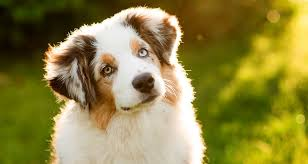
#> input picture computer vision/Dog1.jpeg, 308 x 164 px, found by its file name
$ python image_read.py
#> lines starting #> are read from the running program, lines starting #| are printed output that depends on the picture
#!/usr/bin/python3

import  cv2

#  laoding  image
img=cv2.imread('Dog1.jpeg')
#> img is the input picture: shape (164, 308, 3); mean B, G, R 65.3, 132.2, 142.5
img1=cv2.imread('Dog1.jpeg',0)
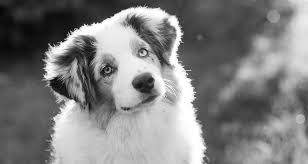
#> img1: shape (164, 308); min 0, max 255, mean 127.7

#  Print  height and width
print (img.shape)
#| (164, 308, 3)

#  to display that image
cv2.imshow("Dog",img)
cv2.imshow("Dognew",img1)

#  image window holder activate
cv2.waitKey(0)
#  waitkey will destroy  by using  q  button
cv2.destroyAllWindows()

$ run again, with computer vision/index.jpeg copied over computer vision/Dog1.jpeg
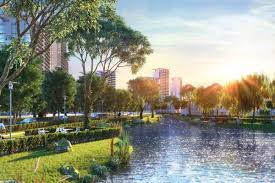
#> input picture computer vision/index.jpeg, 275 x 183 px, found by its file name
#> img is the input picture: shape (183, 275, 3); mean B, G, R 127.8, 143.3, 140.6
#> `img1=cv2.imread('Dog1.jpeg',0)`:
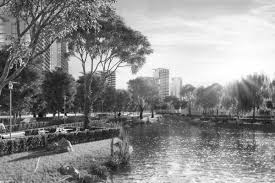
#> img1: shape (183, 275); min 0, max 255, mean 140.7
#| (183, 275, 3)
